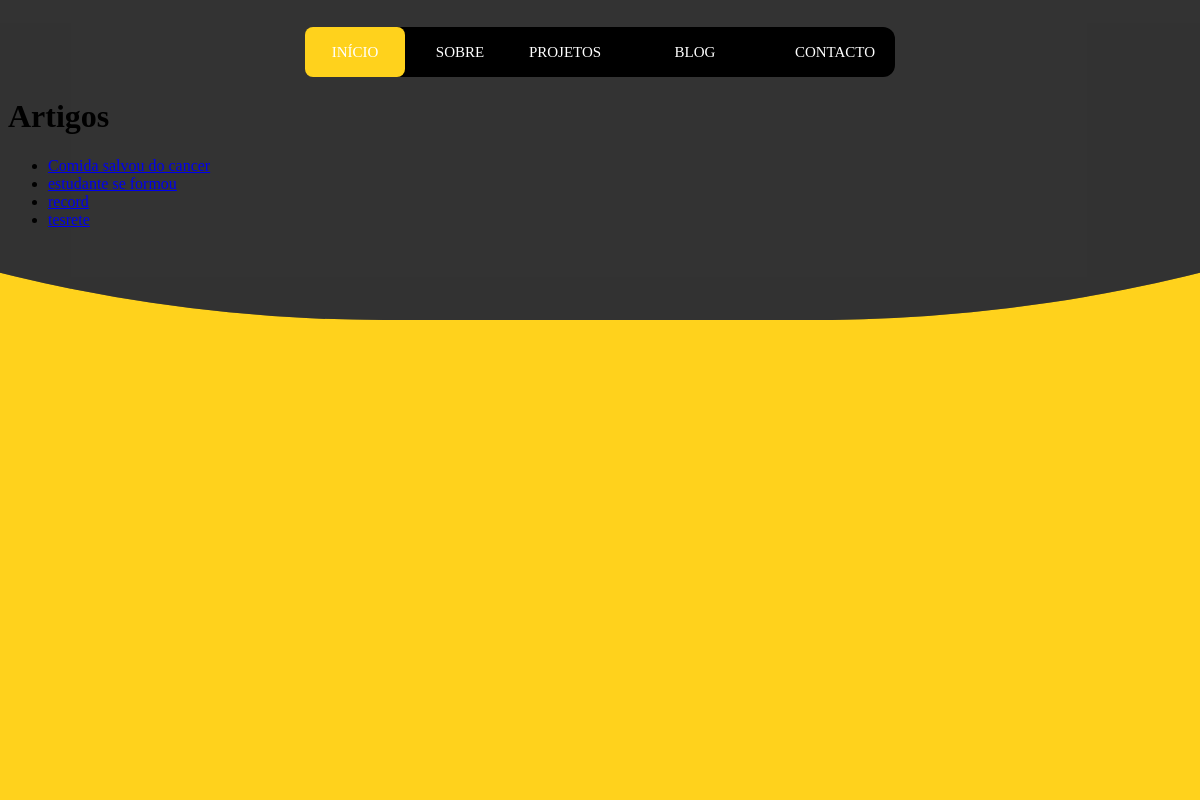
The page /artigos_blog/ on the database as committed earlier.
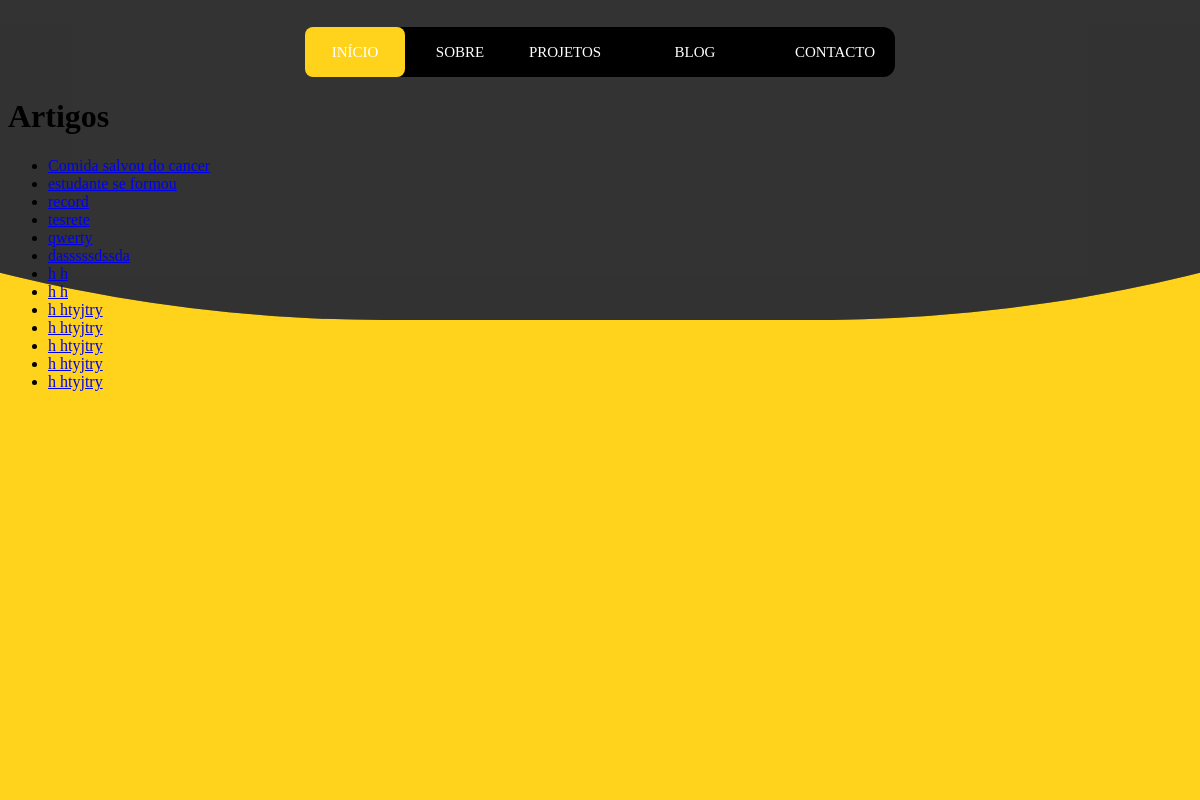
The same page on the database as committed later.
### portifolio/models.py (models this page shows, shortened)
class Artigo(models.Model):
    titulo = models.CharField(max_length=30)
    autor = models.ForeignKey(Autor, on_delete=models.CASCADE)
    categoria = models.ManyToManyField(Categoria, related_name="artigos")
    descricao = models.TextField(blank=False, null=False)
    data = models.DateTimeField(auto_now_add=True)
    destaque = models.BooleanField(default=False)
    imagem = models.ImageField(upload_to='artigos/', blank=True, null=True)
    visitas = models.PositiveIntegerField(default=0)

### portifolio/views.py (the view)
# urls.py: path('artigos_blog/', views.artigos_blog, name='artigos_blog'),
def artigos_blog(request):
    artigos = Artigo.objects.all()
    context = {
        'artigos': artigos
    }
    return render(request, 'portfolio/blog/artigos_blog.html', context)

### portifolio/templates/portfolio/blog/artigos_blog.html
{% extends 'portfolio/base/layout_base.html' %}
{% block main %}
   <h1>Artigos</h1>
  <ul>
    {% for artigo in artigos %}
      <li><a href="{% url 'portifolio:artigo_blog' artigo.id %}">{{ artigo.titulo }}</a></li>
    {% empty %}
      <li>Nenhum artigo encontrado.</li>
    {% endfor %}
  </ul>
{% endblock main %}

Rows that differ between the two databases and show on the page:
added Artigo: titulo "qwerty"
added Artigo: titulo "dasssssdssda"
added Artigo: titulo "h h"
added Artigo: titulo "h h"
added Artigo: titulo "h htyjtry"
added Artigo: titulo "h htyjtry"
added Artigo: titulo "h htyjtry"
added Artigo: titulo "h htyjtry"
added Artigo: titulo "h htyjtry"
